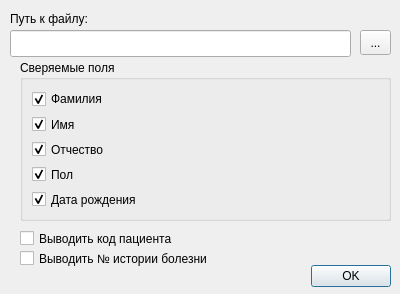
<?xml version="1.0" encoding="UTF-8"?>
<ui version="4.0">
 <class>ReportCheckJury</class>
 <widget class="QDialog" name="ReportCheckJury">
  <property name="geometry">
   <rect>
    <x>0</x>
    <y>0</y>
    <width>400</width>
    <height>294</height>
   </rect>
  </property>
  <property name="windowTitle">
   <string>Dialog</string>
  </property>
  <widget class="QDialogButtonBox" name="buttonBox">
   <property name="geometry">
    <rect>
     <x>50</x>
     <y>260</y>
     <width>341</width>
     <height>32</height>
    </rect>
   </property>
   <property name="orientation">
    <enum>Qt::Horizontal</enum>
   </property>
   <property name="standardButtons">
    <set>QDialogButtonBox::Ok</set>
   </property>
  </widget>
  <widget class="QLabel" name="label">
   <property name="geometry">
    <rect>
     <x>10</x>
     <y>10</y>
     <width>141</width>
     <height>17</height>
    </rect>
   </property>
   <property name="text">
    <string>Путь к файлу:</string>
   </property>
  </widget>
  <widget class="QLineEdit" name="edtFilePath">
   <property name="geometry">
    <rect>
     <x>10</x>
     <y>30</y>
     <width>341</width>
     <height>27</height>
    </rect>
   </property>
  </widget>
  <widget class="QToolButton" name="btnOpenFile">
   <property name="geometry">
    <rect>
     <x>360</x>
     <y>30</y>
     <width>31</width>
     <height>25</height>
    </rect>
   </property>
   <property name="text">
    <string>...</string>
   </property>
  </widget>
  <widget class="QGroupBox" name="groupBox">
   <property name="geometry">
    <rect>
     <x>20</x>
     <y>60</y>
     <width>371</width>
     <height>161</height>
    </rect>
   </property>
   <property name="title">
    <string>Сверяемые поля</string>
   </property>
   <layout class="QGridLayout" name="gridLayout">
    <item row="1" column="0">
     <widget class="QCheckBox" name="chkFirstName">
      <property name="text">
       <string>Имя</string>
      </property>
      <property name="checked">
       <bool>true</bool>
      </property>
     </widget>
    </item>
    <item row="2" column="0">
     <widget class="QCheckBox" name="chkPartName">
      <property name="text">
       <string>Отчество</string>
      </property>
      <property name="checked">
       <bool>true</bool>
      </property>
     </widget>
    </item>
    <item row="3" column="0">
     <widget class="QCheckBox" name="chkSex">
      <property name="text">
       <string>Пол</string>
      </property>
      <property name="checked">
       <bool>true</bool>
      </property>
     </widget>
    </item>
    <item row="0" column="0">
     <widget class="QCheckBox" name="chkLastName">
      <property name="text">
       <string>Фамилия</string>
      </property>
      <property name="checked">
       <bool>true</bool>
      </property>
     </widget>
    </item>
    <item row="4" column="0">
     <widget class="QCheckBox" name="chkBirthDate">
      <property name="text">
       <string>Дата рождения</string>
      </property>
      <property name="checked">
       <bool>true</bool>
      </property>
     </widget>
    </item>
   </layout>
  </widget>
  <widget class="QCheckBox" name="chkClientId">
   <property name="geometry">
    <rect>
     <x>20</x>
     <y>230</y>
     <width>161</width>
     <height>17</height>
    </rect>
   </property>
   <property name="text">
    <string>Выводить код пациента</string>
   </property>
  </widget>
  <widget class="QCheckBox" name="chkClientIdentification">
   <property name="geometry">
    <rect>
     <x>20</x>
     <y>250</y>
     <width>201</width>
     <height>17</height>
    </rect>
   </property>
   <property name="text">
    <string>Выводить № истории болезни</string>
   </property>
  </widget>
 </widget>
 <resources/>
 <connections>
  <connection>
   <sender>buttonBox</sender>
   <signal>accepted()</signal>
   <receiver>ReportCheckJury</receiver>
   <slot>accept()</slot>
   <hints>
    <hint type="sourcelabel">
     <x>248</x>
     <y>254</y>
    </hint>
    <hint type="destinationlabel">
     <x>157</x>
     <y>274</y>
    </hint>
   </hints>
  </connection>
  <connection>
   <sender>buttonBox</sender>
   <signal>rejected()</signal>
   <receiver>ReportCheckJury</receiver>
   <slot>reject()</slot>
   <hints>
    <hint type="sourcelabel">
     <x>316</x>
     <y>260</y>
    </hint>
    <hint type="destinationlabel">
     <x>286</x>
     <y>274</y>
    </hint>
   </hints>
  </connection>
 </connections>
</ui>
